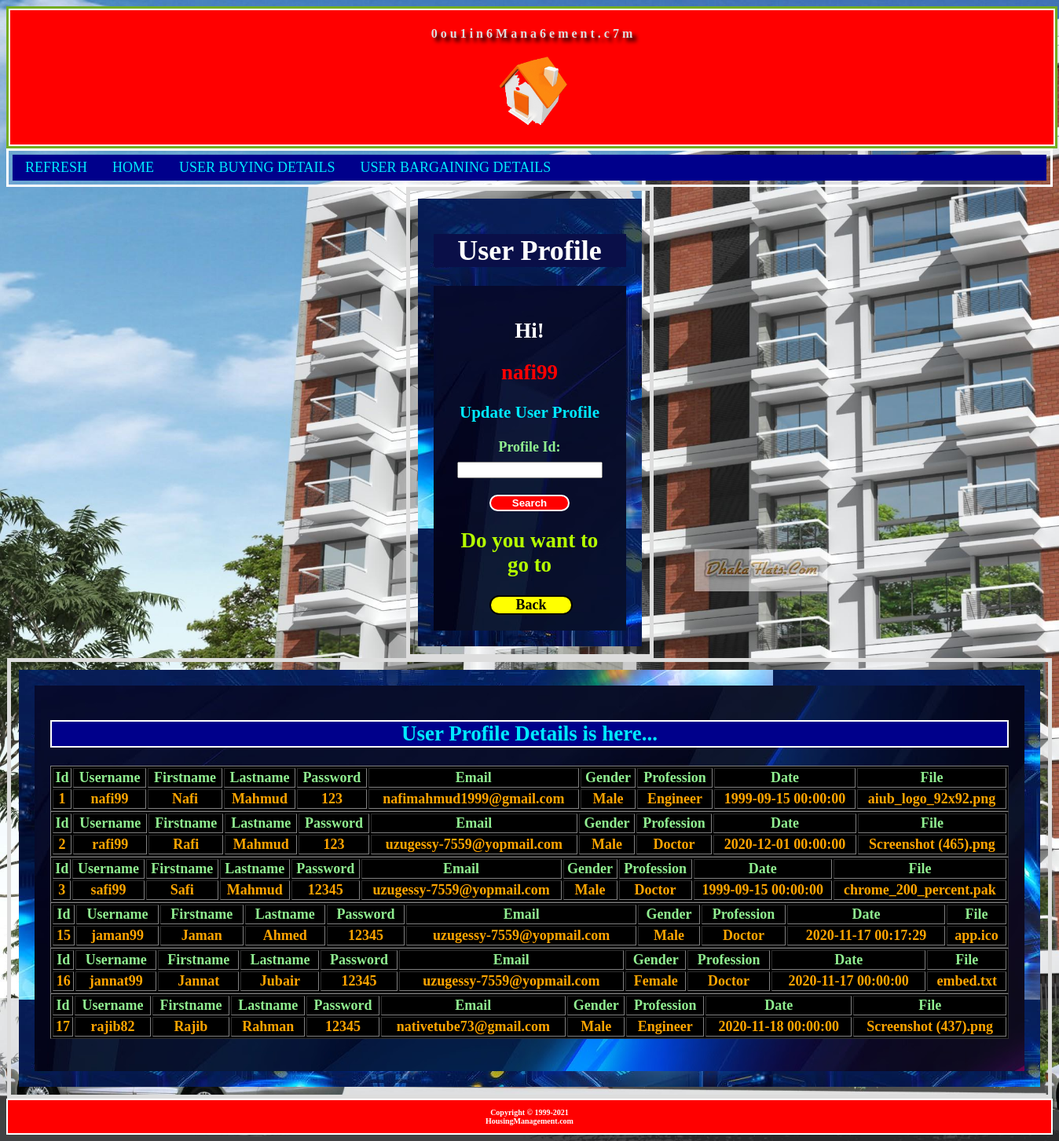
The app's page /Account/Admin/View/UserProfile.php (signed in) with its own data.
### tables this page shows
CREATE TABLE `users` (
  `id` int(11) NOT NULL,
  `username` varchar(50) NOT NULL,
  `firstname` varchar(30) NOT NULL,
  `lastname` varchar(30) NOT NULL,
  `password` varchar(50) NOT NULL,
  `email` varchar(50) NOT NULL,
  `gender` varchar(10) NOT NULL,
  `profession` varchar(50) NOT NULL,
  `date` datetime DEFAULT NULL,
  `file` varchar(50) NOT NULL
);

### Account/Admin/Control/Logindb.php (called while the page is built, shortened)
<?php
class Logindb{
 function FetchCheckUser($conn,$table)
 {
 $result = $conn->query("SELECT * FROM ". $table);
 return $result;
 }
}
?>

### Account/Admin/View/UserProfile.php (the view, shortened to what this page needs)
<?php
include('../Control/Logindb.php');
$error="";
?>
<!DOCTYPE html>
<html>
<head>
<link rel="stylesheet" type="text/css" href="../CSS/ProfileStyle.css">
<link rel="stylesheet" type="text/css" href="../CSS/TitleStyle.css">
<link rel="stylesheet" type="text/css" href="../CSS/HeaderFooterStyle.css">
<link rel="stylesheet" type="text/css" href="../CSS/ButtonStyle.css">
<link rel="stylesheet" type="text/css" href="../CSS/NavBarStyle.css">
</head>
<body>
<h6 id="Header"><?php include '../Header/header.php';?></h6>
<div class="sticky">
<div class="topnav">
<a href="UserProfile.php">REFRESH</a>
<a href="LoginResult.php">HOME</a>
<a href="UserBuy.php">USER BUYING DETAILS</a>
<a href="UserBargain.php">USER BARGAINING DETAILS</a>
</div>
</div>
<div id="ProfileBlock">
<div id="ProfileBlock2">
<div id="ProfileBlock3">
<h1 id="Title">User Profile</h1>
</div>
<div id="ProfileBlock4">
<h2 id="Hi">Hi! </h2> <h2 id="Username"><?php echo  $_SESSION["un"]; ?><br><h3 id="YourProfile">Update User Profile</h3></h2>
<b>
<form action="<?php echo htmlspecialchars($_SERVER["PHP_SELF"]);?>" method='post' onsubmit="return validateForm2()">
  <Label id="FlatId">Profile Id:</label><br> <?php echo $error;?> <h4 id="jsprofileiderror"></h4>
  <input type="text" id="profileid" name="id" ><br><br>
  <input type="submit" name="idsubmit" id="Button" value="Search">
</form>
<h2 id="Marquee"><marquee direction=left>Do you want to go to </marquee></h2> <div class="link"><a href="LoginResult.php">Back</a></div>
</div>
</div>
</div>
<div id="RegistrationBlock">
<div id="RegistrationBlock2">
<div id="RegistrationBlock5">
</div>
<div id="RegistrationBlock6">
<?php
  echo "<h2 id='UserList'>User Profile Details is here...</h2>";
  $connection = new Logindb();
$conobj=$connection->OpenCon();
$userQuery=$connection->FetchCheckUser($conobj,"users");
if ($userQuery->num_rows > 0) {
        while($row = $userQuery->fetch_assoc()) {
          echo "<table style='background-color:black; width:100%' border=1>".
          "<tr style='color:lightgreen'>".
            "<th>"."Id"."</th> ".
            "<th>"."Username"."</th> ".
            "<th>"."Firstname"."</th> ".
            "<th>"."Lastname"."</th> ".
            "<th>"."Password"."</th> ".
            "<th>"."Email"."</th> ".
            "<th>"."Gender"."</th> ".
            "<th>"."Profession"."</th> ".
            "<th>"."Date"."</th> ".
            "<th>"."File"."</th> ".
          "</tr>".
          "<tr style='color:orange'>".
            "<td>".$row["id"]."</td>".
            "<td>".$row["username"]."</td>".
            "<td>".$row["firstname"]."</td>".
            "<td>".$row["lastname"]."</td>".
            "<td>".$row["password"]."</td>".
            "<td>".$row["email"]."</td>".
            "<td>".$row["gender"]."</td>".
            "<td>".$row["profession"]."</td>".
            "<td>".$row["date"]."</td>".
            "<td>".$row["file"]."</td>".
          "</tr>".
          "</tr>".
        "</table>";
        }
      }
      else {
        echo "0 results";
      }
?><br>
</div>
</div>
</div>
</body>
<h6 id="Footer"><?php include '../Footer/footer.php';?></h6>
</html>

### Account/Admin/Header/header.php (shortened to what this page needs)
<div class="relative">
<div class="header">
<h1>
      <span class="span nbr ltr">0</span>
      <span class="span nbr ltr">0</span>
      <span class="span nbr ltr">0</span>
      <span class="span nbr ltr">0</span>
      <span class="span nbr ltr">0</span>
      <span class="span nbr ltr">0</span>
      <span class="span nbr ltr">0</span>
      <span class="span nbr ltr">0</span>
      <span class="span nbr ltr">0</span>
      <span class="span nbr ltr">0</span>
      <span class="span nbr ltr">0</span>
      <span class="span nbr ltr">0</span>
      <span class="span nbr ltr">0</span>
      <span class="span nbr ltr">0</span>
      <span class="span nbr ltr">0</span>
      <span class="span nbr ltr">0</span>
      <span class="span nbr ltr">0</span>
      <span class="span nbr ltr">0</span>
      <span class="span nbr ltr">0</span>
      <span class="span nbr ltr">0</span>
      <span class="span nbr ltr">0</span>
</h1>
<?php
echo "<img src='../Images/logo.png'; style='width:120px; height:110px; /*border: 2px solid black;*/ alt='iconape'>";
?>
</div>
</div>

### Account/Admin/Footer/footer.php
<?php
echo "<p style='text-align: center'>Copyright &copy; 1999-" . date("Y") ."<br>". " HousingManagement.com</p>";
?>

### Account/Admin/CSS/ProfileStyle.css (style rules this page uses)
div#ProfileBlock { width:285px;border:5px solid #ddd;padding:10px;margin:auto; text-align:center }
body { background-image: url('../Images/G.jpg'); background-repeat:no-repeat; background-size:cover; color:orange;font-size:18px; min-height: 140vh }
div#ProfileBlock2 { background-image: url('../Images/F2.jpg'); padding:20px }
div#ProfileBlock3 { background-color: #0A0F48;color:#00E9FF; padding:0px }
div#ProfileBlock4 { background-image: url('../Images/F1.jpg');color:orange;padding:20px;font-size:18px }
h2#Hi { color:white }
h2#Username { color:red }
h3#YourProfile { color:#00E9FF }
h2#Marquee { color: #B6FF00 }
div#RegistrationBlock { width:1300px;border:5px solid #ddd;padding:10px;margin:auto;text-align:center }
body { background-image: url('../Images/G.jpg'); background-repeat:no-repeat; background-size:cover;color:orange;font-size:18px }
div#RegistrationBlock2 { background-image: url('../Images/F2.jpg');color:black; padding:20px }
div#RegistrationBlock5 { background-image: url('../Images/F1.jpg');color:#B6FF00;padding:1px }
div#RegistrationBlock6 { background-image: url('../Images/F1.jpg');color:#00FFA8;padding:20px;font-size:18px }
h2#UserList { color:#00E9FF; background-color:darkblue; border:2px solid white }
Label#FlatId { color:lightgreen }

### Account/Admin/CSS/TitleStyle.css (style rules this page uses)
h1#Title { color:white; font-family:calibri }

### Account/Admin/CSS/HeaderFooterStyle.css (style rules this page uses)
.header { background-color:red; color:#ddd; font-family:calibri; font-size:8px; text-shadow:5px 5px 5px black; text-align: center; padding: 10px; border: 2px solid white }
div.relative { position: relative; width: 100%; height: 100%; border: 3px solid #73AD21; transition-property: width; transition-duration: 2s; }
h6#Header { font-family: verdana; color: white; margin:0% }
h6#Footer { font-size:10px; font-family: verdana; text-align: center; color:white; background-color: red; display:block; border:2px solid white; margin:0% }

### Account/Admin/CSS/ButtonStyle.css (style rules this page uses)
input#Button { background-color:red; color:white; border:2px solid white; cursor:pointer; font-weight:bold; display:block; border-radius: 50px; width:50%; margin-left:25%; margin-right:25%; }
.link a { background-color:yellow; color:black; border:2px solid black; cursor:pointer; font-family:calibri; text-decoration: none; display: block; text-align: center; border-radius: 50px; font-weight: bold; width:50%; margin-left:25%; margin-right:25%; }

### Account/Admin/CSS/NavBarStyle.css (style rules this page uses)
.topnav { overflow: hidden; background-color: darkblue; }
.topnav a { float: left; display: block; color: #00E9FF; text-align: center; padding: 6px 16px; text-decoration: none; }
div.sticky { position: -webkit-sticky; position: sticky; top: 0; background-color:transparent; border: 3px solid white; padding: 5px; font-size: 18px; font-family:calibri; animation: myfirst 10s 100000000; }

### records on screen
users: id "1", username "nafi99", firstname "Nafi", lastname "Mahmud", password "123", email "nafimahmud1999@gmail.com", gender "Male", profession "Engineer", date "1999-09-15 00:00:00", file "aiub_logo_92x92.png"
users: id "2", username "rafi99", firstname "Rafi", lastname "Mahmud", password "123", email "uzugessy-7559@yopmail.com", gender "Male", profession "Doctor", date "2020-12-01 00:00:00", file "Screenshot (465).png"
users: id "3", username "safi99", firstname "Safi", lastname "Mahmud", password "12345", email "uzugessy-7559@yopmail.com", gender "Male", profession "Doctor", date "1999-09-15 00:00:00", file "chrome_200_percent.pak"
users: id "15", username "jaman99", firstname "Jaman", lastname "Ahmed", password "12345", email "uzugessy-7559@yopmail.com", gender "Male", profession "Doctor", date "2020-11-17 00:17:29", file "app.ico"
users: id "16", username "jannat99", firstname "Jannat", lastname "Jubair", password "12345", email "uzugessy-7559@yopmail.com", gender "Female", profession "Doctor", date "2020-11-17 00:00:00", file "embed.txt"
users: id "17", username "rajib82", firstname "Rajib", lastname "Rahman", password "12345", email "nativetube73@gmail.com", gender "Male", profession "Engineer", date "2020-11-18 00:00:00", file "Screenshot (437).png"

### other values on screen
$_SESSION["un"] "nafi99"
